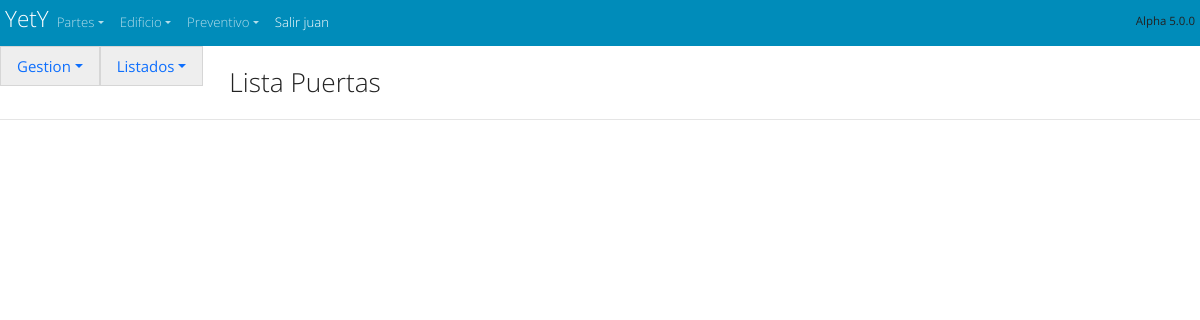
Page /espacios/puerta_list/ (signed in) on the earlier database version.
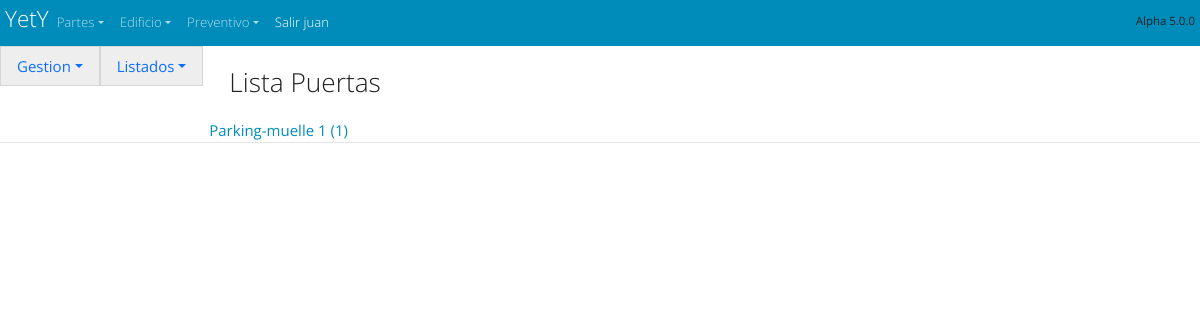
Same page on the later database version.
### espacios/models.py (models this page shows, shortened)
class Puertas (models.Model):
    nombre=models.CharField(default='' ,null=False,max_length=50,verbose_name='Puerta de la sala o lugar', help_text="Puerta de la sala o lugar",blank=True)
    cuarto=models.ManyToManyField('Habs_cuartos_salas',  max_length=50,verbose_name='acceso a ...',  help_text="acceso a ..." , blank=True)
    planta_o_zona=models.ManyToManyField('Planta_o_zonas',  max_length=50,verbose_name='acceso desde planta_o_zona',  help_text="acceso desde planta_o_zona" , blank=True)
    departamento=models.ManyToManyField('Departamentos',  max_length=50,verbose_name='departamento de',  help_text="departamento de" ,blank=True)
    class Meta:
            ordering = ["nombre"]

### espacios/views.py (the view)
class puerta_list (ListView): # Lista de departamentos
    model = Puertas
    fields= '__all__'
    template_name = 'puerta_list.html'
    ordering = ['nombre']
    paginate_by = 25
    context_object_name = 'list' # Esto es lo que envía al template

### espacios/templates/puerta_list.html
<!doctype html>
<html lang="es">
{% extends "start.html" %}
{% block content %}
{% load static %}
{% include 'navbar_espacios.html'%}
<form method="POST" class="post-form">{% csrf_token %}
<div class="container_fluid" style="padding-left: 5px" >
  <div style= "display: flex ;  padding: 5px; justify-content :center; text-align: center; ">
    <h3>Lista Puertas</h3>
  </div>
{% for  list in list  %}
  <div class="row">
    <div style= 'padding-left: 1rem;'>  <a href="/espacios/Hab_user/{{ list.id }}" >{{ list.nombre }} ({{ list.id }})</a>  </div>
   </div>
{% endfor %}
</div>
</form>
{% endblock %}

Differences in the rows shown:
added Puertas: nombre "Parking-muelle 1", id "1"
